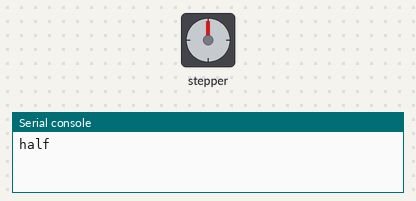
The program below on a simulated Raspberry Pi Pico running MicroPython. Parts: stepper motor, the last lines printed to the serial console. The stepper is drawn at 2048 steps a turn. At 13.2 s the program stops and its outputs stay as they are.

Above: at 0.15 s.
At 3.15 s:
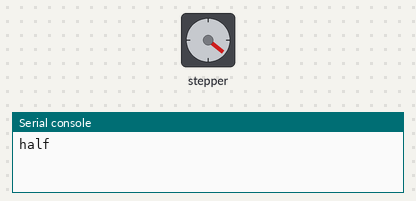
At 6.16 s:
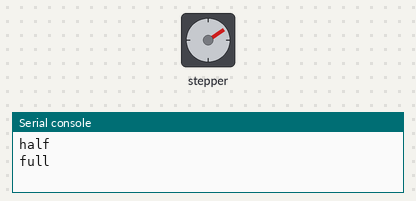
At 12.51 s:
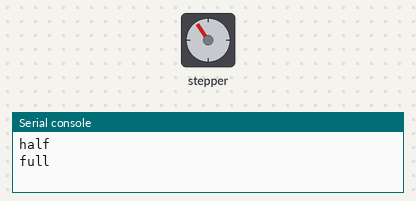
Timing chart, 0 to 14.6 s (numbered marks = the images above):
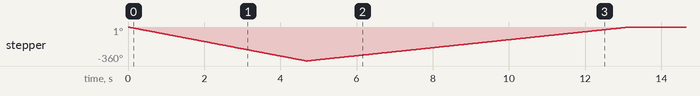

The program:

motor_stepper_28byj_48.py
```python
#28：步进电机的有效最大外径是28毫米
#B：表示是步进电机
#Y：表示是永磁式
#J：表示是减速型（减速比1:64）
#48：表示四相八拍

from machine import Pin
from time import sleep

HALF_STEP = [
    [0,0,0,1],
    [0,0,1,1],
    [0,0,1,0],
    [0,1,1,0],
    [0,1,0,0],
    [1,1,0,0],
    [1,0,0,0],
    [1,0,0,1],
]
FULL_STEP = [
    [1,0,0,0],
    [0,1,0,0],
    [0,0,1,0],
    [0,0,0,1],
]

class Stepper:
    def __init__(self, a=0, b=1, c=2, d=3):
        self.half_index = 0
        self.full_index = 0
        self.pin = [
            Pin(a, Pin.OUT),
            Pin(b, Pin.OUT),
            Pin(c, Pin.OUT),
            Pin(d, Pin.OUT),
        ]
        for p in self.pin:
            p.value(0)

    def step_half(self):
        '''
        半拍，8 * 8 转子转一圈
        因为齿轮，转轴转一圈是 8 * 8 * 64 = 4096
        '''
        steps = HALF_STEP[self.half_index]
        self.half_index = (self.half_index + 1) % len(HALF_STEP)
        for i, p in enumerate(self.pin):
            v = steps[i]
            p.value(v)

    def step_full(self):
        '''
        全拍，8 * 4 转子转一圈
        因为齿轮，转轴转一圈是 8 * 4 * 64 = 2048
        '''
        steps = FULL_STEP[self.full_index]
        self.full_index = (self.full_index + 1) % len(FULL_STEP)
        for i, p in enumerate(self.pin):
            v = steps[i]
            p.value(v)

stepper = Stepper()

print('half')
for i in range(8*8*64):
    stepper.step_half()
    sleep(0.001) # 因为分 8 步转格子所以需要电流少些，间隔可以短。

print('full')
for i in range(8*4*64):
    stepper.step_full()
    sleep(0.004) # 间隔不能太小，不然电流不够，转不动。。
```

Measured:
- by itself, stepper: turns 360° counter-clockwise in 4.7 s, then 360° clockwise in 8.4 s
